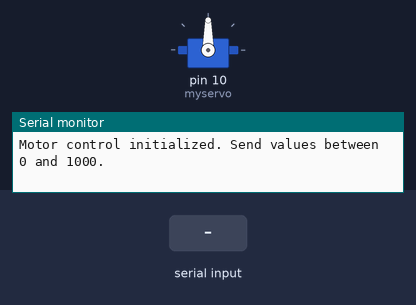
The sketch below on a simulated Arduino Uno, built with avr-gcc and run on an emulated ATmega328P. On the bench: servo, the last lines printed to the serial monitor. The test bench sets the inputs (shaded band).

Above: at 1.2 s.
1.3 s: "0\n" received over Serial
At 2.5 s:
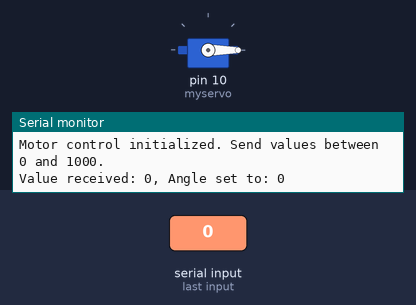
2.8 s: "200\n" received over Serial
At 4.0 s:
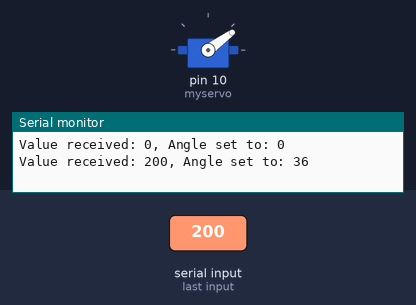
4.3 s: "5\n" received over Serial
At 5.2 s:
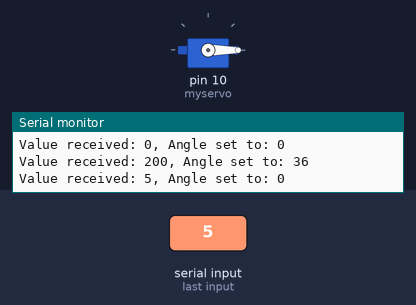
Timing chart, 0 to 7.3 s (numbered marks = the images above; inputs shaded):
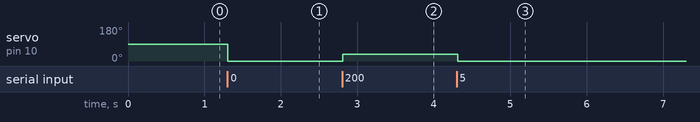

The sketch:

dc_motor.ino
```cpp
#include <Servo.h>

Servo myservo;
int motorValue = 0; // Initial motor value

void setup() {
  myservo.attach(10);
  Serial.begin(9600);
  Serial.println("Motor control initialized. Send values between 0 and 1000.");
}

void loop() {
  if (Serial.available() > 0) {
    String inputString = Serial.readStringUntil('\n'); // Read the incoming data as a string until newline
    inputString.trim(); // Trim whitespace and newline characters

    if (inputString.length() > 0) { // Check if the string is not empty
      int newMotorValue = inputString.toInt(); // Convert string to integer
      if (newMotorValue > 0 || inputString == "0") { // Check if the value is greater than 0 or exactly "0"
        motorValue = newMotorValue;
        int angle = map(motorValue, 0, 1000, 0, 180);
        myservo.write(angle);
        Serial.print("Value received: ");
        Serial.print(motorValue);
        Serial.print(", Angle set to: ");
        Serial.println(angle);
      }
    }
  }
  delay(15); // Short delay to allow servo to move
}
```

Measured:
- after the input at 1.3 s, servo on pin 10 (myservo): 90° → 0° at once
- after the input at 2.8 s, servo on pin 10 (myservo): 0° → 36° at once
- after the input at 4.3 s, servo on pin 10 (myservo): 36° → 0° at once
